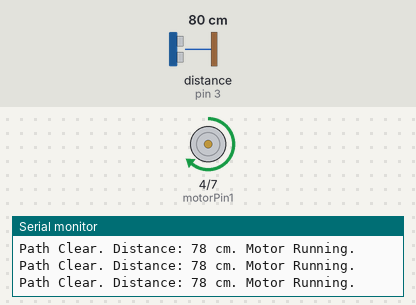
This sketch was run on a simulated Arduino Uno, built with avr-gcc and run on an emulated ATmega328P. On the bench: motor-driver pin pairs drawn as motors (green arrow = first pin HIGH = forward, orange = second pin HIGH = backward, longer = more drive, scaled by the enable pin), the last lines printed to the serial monitor. Wiring (inferred from the names in the program): ultrasonic range finder: trigger pin 2; echo pin 3. The test bench sets the inputs (shaded band); at power-on: distance to the obstacle (sensor on pin 3) 80 cm. The echo pulse lasts 58.3 µs per cm.

Above: at 1.2 s.
1.3 s: distance to the obstacle (sensor on pin 3) set to 24 cm
4.3 s: distance to the obstacle (sensor on pin 3) set to 19 cm
At 5.3 s:
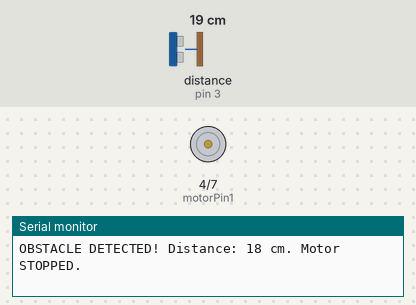
5.9 s: distance to the obstacle (sensor on pin 3) set to 35 cm
At 7.2 s:
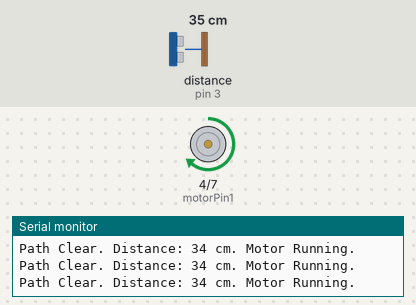
7.5 s: distance to the obstacle (sensor on pin 3) set to 2 cm
At 7.8 s:
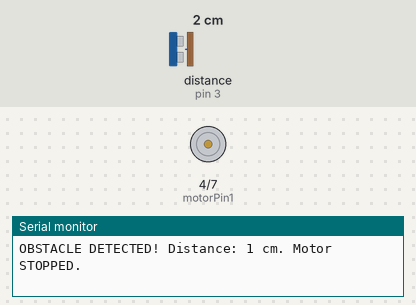
Timing chart, 0 to 10.0 s (numbered marks = the images above; inputs shaded):
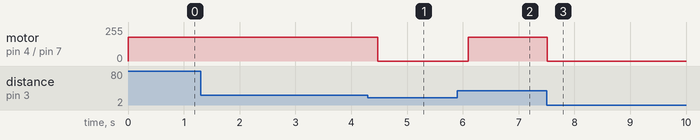

Measured:
- the behaviour switches between 22 and 21 cm on distance to the obstacle (sensor on pin 3) (found by bisection; images 0 and 1)
- after the input at 4.3 s, motor on pin 4 (motorPin1) / pin 7 (motorPin2): forward 180/255 → stopped after 0.18 s
- after the input at 5.9 s, motor on pin 4 (motorPin1) / pin 7 (motorPin2): stopped → forward 180/255 after 0.19 s
- after the input at 7.5 s, motor on pin 4 (motorPin1) / pin 7 (motorPin2): forward 180/255 → stopped at once

The sketch:

PWM-MOTOR.ino
```cpp
// Pin definitions for HC-SR04 Ultrasonic Sensor
const int trigPin = 2;
const int echoPin = 3;

// Pin definitions for L293D Motor Driver
const int enablePin = 5; // PWM pin for speed control
const int motorPin1 = 4; // Control pin 1
const int motorPin2 = 7; // Control pin 2

const int stopDistance = 20; // Stopping threshold in cm

void setup() {
  Serial.begin(9600);

  pinMode(trigPin, OUTPUT);
  pinMode(echoPin, INPUT);

  pinMode(enablePin, OUTPUT);
  pinMode(motorPin1, OUTPUT);
  pinMode(motorPin2, OUTPUT);
}

void loop() {
  // 1. Measure distance
  digitalWrite(trigPin, LOW);
  delayMicroseconds(2);
  digitalWrite(trigPin, HIGH);
  delayMicroseconds(10);
  digitalWrite(trigPin, LOW);

  long duration = pulseIn(echoPin, HIGH);
  int distance = duration * 0.034 / 2;

  // 2. Motor Logic using PWM speed control
  if (distance > 0 && distance <= stopDistance) {
    // Obstacle detected close by! Stop motor completely.
    analogWrite(enablePin, 0);
    digitalWrite(motorPin1, LOW);
    digitalWrite(motorPin2, LOW);

    Serial.print("OBSTACLE DETECTED! Distance: ");
    Serial.print(distance);
    Serial.println(" cm. Motor STOPPED.");
  }
  else {
    // Path clear! Run motor forward at an active speed profile (PWM 180)
    analogWrite(enablePin, 180);
    digitalWrite(motorPin1, HIGH);
    digitalWrite(motorPin2, LOW);

    Serial.print("Path Clear. Distance: ");
    Serial.print(distance);
    Serial.println(" cm. Motor Running.");
  }

  delay(200);
}
```
